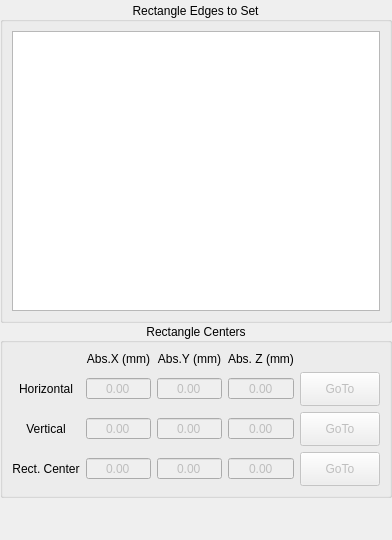
          <widget class="QWidget" name="tab_7">
           <attribute name="title">
            <string>Rectangle Fit</string>
           </attribute>
           <layout class="QVBoxLayout" name="verticalLayout_8">
            <property name="spacing">
             <number>0</number>
            </property>
            <property name="leftMargin">
             <number>0</number>
            </property>
            <property name="topMargin">
             <number>2</number>
            </property>
            <property name="rightMargin">
             <number>0</number>
            </property>
            <property name="bottomMargin">
             <number>2</number>
            </property>
            <item>
             <widget class="QGroupBox" name="groupBox_10">
              <property name="title">
               <string>Rectangle Edges to Set</string>
              </property>
              <property name="alignment">
               <set>Qt::AlignCenter</set>
              </property>
              <layout class="QVBoxLayout" name="verticalLayout">
               <item>
                <widget class="QListWidget" name="rectangle_fit_listWidget">
                 <property name="sizePolicy">
                  <sizepolicy hsizetype="Minimum" vsizetype="Minimum">
                   <horstretch>0</horstretch>
                   <verstretch>0</verstretch>
                  </sizepolicy>
                 </property>
                 <property name="minimumSize">
                  <size>
                   <width>0</width>
                   <height>280</height>
                  </size>
                 </property>
                </widget>
               </item>
              </layout>
             </widget>
            </item>
            <item>
             <widget class="QGroupBox" name="groupBox_8">
              <property name="title">
               <string>Rectangle Centers</string>
              </property>
              <property name="alignment">
               <set>Qt::AlignCenter</set>
              </property>
              <layout class="QGridLayout" name="gridLayout_16">
               <item row="3" column="3">
                <widget class="QDoubleSpinBox" name="main_center_z_spinbox">
                 <property name="enabled">
                  <bool>false</bool>
                 </property>
                 <property name="alignment">
                  <set>Qt::AlignCenter</set>
                 </property>
                 <property name="buttonSymbols">
                  <enum>QAbstractSpinBox::NoButtons</enum>
                 </property>
                 <property name="minimum">
                  <double>-10000.000000000000000</double>
                 </property>
                 <property name="maximum">
                  <double>10000.000000000000000</double>
                 </property>
                </widget>
               </item>
               <item row="1" column="1">
                <widget class="QDoubleSpinBox" name="horz_center_x_spinbox">
                 <property name="enabled">
                  <bool>false</bool>
                 </property>
                 <property name="alignment">
                  <set>Qt::AlignCenter</set>
                 </property>
                 <property name="buttonSymbols">
                  <enum>QAbstractSpinBox::NoButtons</enum>
                 </property>
                 <property name="minimum">
                  <double>-10000.000000000000000</double>
                 </property>
                 <property name="maximum">
                  <double>10000.000000000000000</double>
                 </property>
                </widget>
               </item>
               <item row="1" column="3">
                <widget class="QDoubleSpinBox" name="horz_center_z_spinbox">
                 <property name="enabled">
                  <bool>false</bool>
                 </property>
                 <property name="alignment">
                  <set>Qt::AlignCenter</set>
                 </property>
                 <property name="buttonSymbols">
                  <enum>QAbstractSpinBox::NoButtons</enum>
                 </property>
                 <property name="minimum">
                  <double>-10000.000000000000000</double>
                 </property>
                 <property name="maximum">
                  <double>10000.000000000000000</double>
                 </property>
                </widget>
               </item>
               <item row="1" column="2">
                <widget class="QDoubleSpinBox" name="horz_center_y_spinbox">
                 <property name="enabled">
                  <bool>false</bool>
                 </property>
                 <property name="alignment">
                  <set>Qt::AlignCenter</set>
                 </property>
                 <property name="buttonSymbols">
                  <enum>QAbstractSpinBox::NoButtons</enum>
                 </property>
                 <property name="minimum">
                  <double>-10000.000000000000000</double>
                 </property>
                 <property name="maximum">
                  <double>10000.000000000000000</double>
                 </property>
                </widget>
               </item>
               <item row="3" column="1">
                <widget class="QDoubleSpinBox" name="main_center_x_spinbox">
                 <property name="enabled">
                  <bool>false</bool>
                 </property>
                 <property name="alignment">
                  <set>Qt::AlignCenter</set>
                 </property>
                 <property name="buttonSymbols">
                  <enum>QAbstractSpinBox::NoButtons</enum>
                 </property>
                 <property name="minimum">
                  <double>-10000.000000000000000</double>
                 </property>
                 <property name="maximum">
                  <double>10000.000000000000000</double>
                 </property>
                </widget>
               </item>
               <item row="2" column="2">
                <widget class="QDoubleSpinBox" name="vert_center_y_spinbox">
                 <property name="enabled">
                  <bool>false</bool>
                 </property>
                 <property name="alignment">
                  <set>Qt::AlignCenter</set>
                 </property>
                 <property name="buttonSymbols">
                  <enum>QAbstractSpinBox::NoButtons</enum>
                 </property>
                 <property name="minimum">
                  <double>-10000.000000000000000</double>
                 </property>
                 <property name="maximum">
                  <double>10000.000000000000000</double>
                 </property>
                </widget>
               </item>
               <item row="3" column="2">
                <widget class="QDoubleSpinBox" name="main_center_y_spinbox">
                 <property name="enabled">
                  <bool>false</bool>
                 </property>
                 <property name="alignment">
                  <set>Qt::AlignCenter</set>
                 </property>
                 <property name="buttonSymbols">
                  <enum>QAbstractSpinBox::NoButtons</enum>
                 </property>
                 <property name="minimum">
                  <double>-10000.000000000000000</double>
                 </property>
                 <property name="maximum">
                  <double>10000.000000000000000</double>
                 </property>
                </widget>
               </item>
               <item row="2" column="3">
                <widget class="QDoubleSpinBox" name="vert_center_z_spinbox">
                 <property name="enabled">
                  <bool>false</bool>
                 </property>
                 <property name="alignment">
                  <set>Qt::AlignCenter</set>
                 </property>
                 <property name="buttonSymbols">
                  <enum>QAbstractSpinBox::NoButtons</enum>
                 </property>
                 <property name="minimum">
                  <double>-10000.000000000000000</double>
                 </property>
                 <property name="maximum">
                  <double>10000.000000000000000</double>
                 </property>
                </widget>
               </item>
               <item row="1" column="4">
                <widget class="QPushButton" name="go_to_horz_center_button">
                 <property name="enabled">
                  <bool>false</bool>
                 </property>
                 <property name="text">
                  <string>GoTo</string>
                 </property>
                <property name="minimumSize"><size><width>0</width><height>34</height></size></property></widget>
               </item>
               <item row="1" column="0">
                <widget class="QLabel" name="label_17">
                 <property name="text">
                  <string>Horizontal</string>
                 </property>
                 <property name="alignment">
                  <set>Qt::AlignCenter</set>
                 </property>
                </widget>
               </item>
               <item row="0" column="2">
                <widget class="QLabel" name="label_15">
                 <property name="text">
                  <string>Abs.Y (mm)</string>
                 </property>
                 <property name="alignment">
                  <set>Qt::AlignCenter</set>
                 </property>
                </widget>
               </item>
               <item row="2" column="4">
                <widget class="QPushButton" name="go_to_vert_center_button">
                 <property name="enabled">
                  <bool>false</bool>
                 </property>
                 <property name="text">
                  <string>GoTo</string>
                 </property>
                <property name="minimumSize"><size><width>0</width><height>34</height></size></property></widget>
               </item>
               <item row="0" column="1">
                <widget class="QLabel" name="label_11">
                 <property name="text">
                  <string>Abs.X (mm)</string>
                 </property>
                 <property name="alignment">
                  <set>Qt::AlignCenter</set>
                 </property>
                </widget>
               </item>
               <item row="0" column="3">
                <widget class="QLabel" name="label_16">
                 <property name="text">
                  <string>Abs. Z (mm)</string>
                 </property>
                 <property name="alignment">
                  <set>Qt::AlignCenter</set>
                 </property>
                </widget>
               </item>
               <item row="3" column="4">
                <widget class="QPushButton" name="go_to_main_center_button">
                 <property name="enabled">
                  <bool>false</bool>
                 </property>
                 <property name="text">
                  <string>GoTo</string>
                 </property>
                <property name="minimumSize"><size><width>0</width><height>34</height></size></property></widget>
               </item>
               <item row="2" column="0">
                <widget class="QLabel" name="label_18">
                 <property name="text">
                  <string>Vertical</string>
                 </property>
                 <property name="alignment">
                  <set>Qt::AlignCenter</set>
                 </property>
                </widget>
               </item>
               <item row="3" column="0">
                <widget class="QLabel" name="label_19">
                 <property name="text">
                  <string>Rect. Center</string>
                 </property>
                 <property name="alignment">
                  <set>Qt::AlignCenter</set>
                 </property>
                </widget>
               </item>
               <item row="2" column="1">
                <widget class="QDoubleSpinBox" name="vert_center_x_spinbox">
                 <property name="enabled">
                  <bool>false</bool>
                 </property>
                 <property name="alignment">
                  <set>Qt::AlignCenter</set>
                 </property>
                 <property name="buttonSymbols">
                  <enum>QAbstractSpinBox::NoButtons</enum>
                 </property>
                 <property name="minimum">
                  <double>-10000.000000000000000</double>
                 </property>
                 <property name="maximum">
                  <double>10000.000000000000000</double>
                 </property>
                </widget>
               </item>
              </layout>
             </widget>
            </item>
            <item>
             <spacer name="verticalSpacer">
              <property name="orientation">
               <enum>Qt::Vertical</enum>
              </property>
              <property name="sizeHint" stdset="0">
               <size>
                <width>20</width>
                <height>40</height>
               </size>
              </property>
             </spacer>
            </item>
           </layout>
          </widget>
